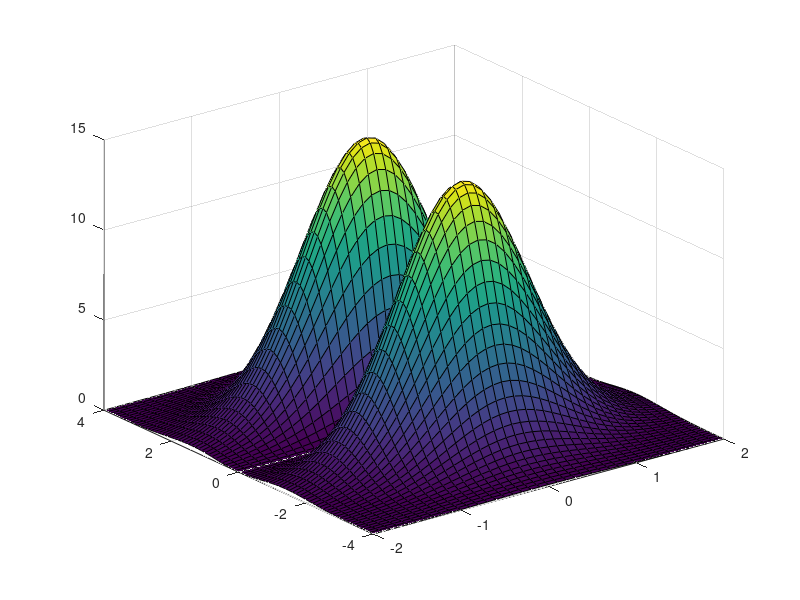

MATLAB code to generate this figure:
clear all;
close all;
[x, y] = meshgrid(-2:0.1:2, -4:0.1:4);
z = 20 * y.^2 .* exp(-x.^2 - (0.5 * y.^2));
figure;
surf(x, y, z);
zlim([0 15]); 
zticks(0:5:15); 
